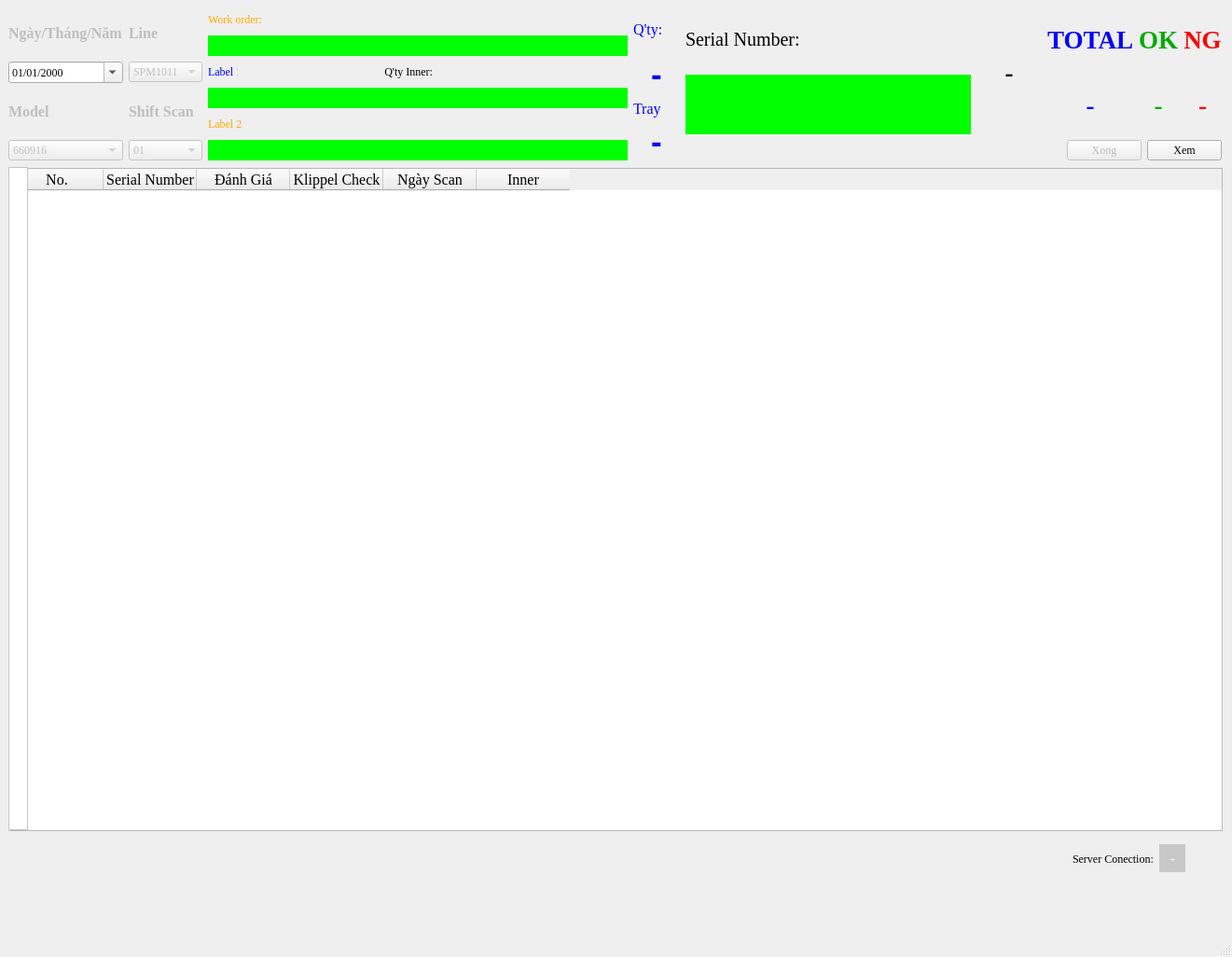
<?xml version="1.0" encoding="UTF-8"?>
<ui version="4.0">
 <class>MainWindow</class>
 <widget class="QMainWindow" name="MainWindow">
  <property name="geometry">
   <rect>
    <x>0</x>
    <y>0</y>
    <width>1321</width>
    <height>1026</height>
   </rect>
  </property>
  <property name="font">
   <font>
    <family>Times New Roman</family>
   </font>
  </property>
  <property name="windowTitle">
   <string>DataGateKeeper</string>
  </property>
  <property name="autoFillBackground">
   <bool>false</bool>
  </property>
  <property name="styleSheet">
   <string notr="true"/>
  </property>
  <widget class="QWidget" name="centralwidget">
   <widget class="QWidget" name="horizontalLayoutWidget_6">
    <property name="geometry">
     <rect>
      <x>9</x>
      <y>10</y>
      <width>1301</width>
      <height>162</height>
     </rect>
    </property>
    <layout class="QHBoxLayout" name="horizontalLayout_6">
     <item>
      <layout class="QHBoxLayout" name="horizontalLayout_3">
       <item>
        <layout class="QGridLayout" name="gridLayout">
         <item row="0" column="1">
          <widget class="QLabel" name="label_2">
           <property name="enabled">
            <bool>false</bool>
           </property>
           <property name="sizePolicy">
            <sizepolicy hsizetype="Minimum" vsizetype="Minimum">
             <horstretch>0</horstretch>
             <verstretch>0</verstretch>
            </sizepolicy>
           </property>
           <property name="font">
            <font>
             <family>Times New Roman</family>
             <pointsize>12</pointsize>
             <weight>75</weight>
             <bold>true</bold>
             <underline>false</underline>
            </font>
           </property>
           <property name="text">
            <string>Line</string>
           </property>
          </widget>
         </item>
         <item row="2" column="1">
          <widget class="QLabel" name="label_4">
           <property name="enabled">
            <bool>false</bool>
           </property>
           <property name="sizePolicy">
            <sizepolicy hsizetype="Minimum" vsizetype="Minimum">
             <horstretch>0</horstretch>
             <verstretch>0</verstretch>
            </sizepolicy>
           </property>
           <property name="font">
            <font>
             <family>Times New Roman</family>
             <pointsize>12</pointsize>
             <weight>75</weight>
             <bold>true</bold>
             <underline>false</underline>
            </font>
           </property>
           <property name="text">
            <string>Shift Scan</string>
           </property>
          </widget>
         </item>
         <item row="2" column="0">
          <widget class="QLabel" name="label_3">
           <property name="enabled">
            <bool>false</bool>
           </property>
           <property name="sizePolicy">
            <sizepolicy hsizetype="Minimum" vsizetype="Minimum">
             <horstretch>0</horstretch>
             <verstretch>0</verstretch>
            </sizepolicy>
           </property>
           <property name="font">
            <font>
             <family>Times New Roman</family>
             <pointsize>12</pointsize>
             <weight>75</weight>
             <bold>true</bold>
             <underline>false</underline>
            </font>
           </property>
           <property name="text">
            <string>Model</string>
           </property>
          </widget>
         </item>
         <item row="0" column="0">
          <widget class="QLabel" name="label">
           <property name="enabled">
            <bool>false</bool>
           </property>
           <property name="sizePolicy">
            <sizepolicy hsizetype="Minimum" vsizetype="Minimum">
             <horstretch>0</horstretch>
             <verstretch>0</verstretch>
            </sizepolicy>
           </property>
           <property name="font">
            <font>
             <family>Times New Roman</family>
             <pointsize>12</pointsize>
             <weight>75</weight>
             <bold>true</bold>
             <underline>false</underline>
            </font>
           </property>
           <property name="text">
            <string>Ngày/Tháng/Năm</string>
           </property>
          </widget>
         </item>
         <item row="3" column="0">
          <widget class="QComboBox" name="modelScan">
           <property name="enabled">
            <bool>false</bool>
           </property>
           <item>
            <property name="text">
             <string>660916</string>
            </property>
           </item>
          </widget>
         </item>
         <item row="3" column="1">
          <widget class="QComboBox" name="shift_scan">
           <property name="enabled">
            <bool>false</bool>
           </property>
           <item>
            <property name="text">
             <string>01</string>
            </property>
           </item>
           <item>
            <property name="text">
             <string>02</string>
            </property>
           </item>
          </widget>
         </item>
         <item row="1" column="1">
          <widget class="QComboBox" name="line">
           <property name="enabled">
            <bool>false</bool>
           </property>
           <item>
            <property name="text">
             <string>SPM1011</string>
            </property>
           </item>
          </widget>
         </item>
         <item row="1" column="0">
          <widget class="QDateEdit" name="dateScan">
           <property name="showGroupSeparator" stdset="0">
            <bool>false</bool>
           </property>
           <property name="displayFormat">
            <string>dd/MM/yyyy</string>
           </property>
           <property name="calendarPopup">
            <bool>true</bool>
           </property>
          </widget>
         </item>
        </layout>
       </item>
       <item>
        <layout class="QVBoxLayout" name="verticalLayout">
         <item>
          <widget class="QLabel" name="label_19">
           <property name="font">
            <font>
             <family>Times New Roman</family>
            </font>
           </property>
           <property name="styleSheet">
            <string notr="true">color: rgb(255, 170, 0);</string>
           </property>
           <property name="text">
            <string>Work order:</string>
           </property>
          </widget>
         </item>
         <item>
          <widget class="QLabel" name="work_order">
           <property name="minimumSize">
            <size>
             <width>450</width>
             <height>0</height>
            </size>
           </property>
           <property name="font">
            <font>
             <pointsize>11</pointsize>
             <weight>75</weight>
             <bold>true</bold>
            </font>
           </property>
           <property name="styleSheet">
            <string notr="true">background-color: rgb(0, 255, 0);
color: rgb(0, 0, 0);</string>
           </property>
           <property name="text">
            <string/>
           </property>
          </widget>
         </item>
         <item>
          <layout class="QHBoxLayout" name="horizontalLayout">
           <item>
            <widget class="QLabel" name="label_5">
             <property name="maximumSize">
              <size>
               <width>32</width>
               <height>16777215</height>
              </size>
             </property>
             <property name="font">
              <font>
               <family>Times New Roman</family>
              </font>
             </property>
             <property name="styleSheet">
              <string notr="true">color: rgb(0, 0, 255);</string>
             </property>
             <property name="text">
              <string>Label 1:</string>
             </property>
            </widget>
           </item>
           <item>
            <widget class="QLabel" name="label_6">
             <property name="text">
              <string>Q'ty Inner:</string>
             </property>
             <property name="alignment">
              <set>Qt::AlignRight|Qt::AlignTrailing|Qt::AlignVCenter</set>
             </property>
            </widget>
           </item>
           <item>
            <widget class="QLabel" name="lb_lot_qty">
             <property name="text">
              <string/>
             </property>
            </widget>
           </item>
          </layout>
         </item>
         <item>
          <widget class="QLabel" name="inner_code">
           <property name="minimumSize">
            <size>
             <width>450</width>
             <height>0</height>
            </size>
           </property>
           <property name="font">
            <font>
             <pointsize>11</pointsize>
             <weight>75</weight>
             <bold>true</bold>
            </font>
           </property>
           <property name="styleSheet">
            <string notr="true">background-color: rgb(0, 255, 0);
color: rgb(0, 0, 0);</string>
           </property>
           <property name="text">
            <string/>
           </property>
          </widget>
         </item>
         <item>
          <layout class="QHBoxLayout" name="horizontalLayout_2">
           <item>
            <widget class="QLabel" name="label_8">
             <property name="font">
              <font>
               <family>Times New Roman</family>
              </font>
             </property>
             <property name="styleSheet">
              <string notr="true">color: rgb(255, 170, 0);</string>
             </property>
             <property name="text">
              <string>Label 2</string>
             </property>
            </widget>
           </item>
          </layout>
         </item>
         <item>
          <widget class="QLabel" name="second_inner_code">
           <property name="minimumSize">
            <size>
             <width>450</width>
             <height>0</height>
            </size>
           </property>
           <property name="font">
            <font>
             <pointsize>11</pointsize>
             <weight>75</weight>
             <bold>true</bold>
            </font>
           </property>
           <property name="styleSheet">
            <string notr="true">background-color: rgb(0, 255, 0);
color: rgb(0, 0, 0);</string>
           </property>
           <property name="text">
            <string/>
           </property>
          </widget>
         </item>
        </layout>
       </item>
       <item>
        <layout class="QVBoxLayout" name="verticalLayout_2">
         <item>
          <widget class="QLabel" name="label_9">
           <property name="font">
            <font>
             <family>Times New Roman</family>
             <pointsize>12</pointsize>
            </font>
           </property>
           <property name="styleSheet">
            <string notr="true">color: rgb(0, 0, 255);</string>
           </property>
           <property name="text">
            <string>Q'ty:</string>
           </property>
          </widget>
         </item>
         <item>
          <widget class="QLabel" name="qty_inner">
           <property name="minimumSize">
            <size>
             <width>50</width>
             <height>0</height>
            </size>
           </property>
           <property name="font">
            <font>
             <family>Tahoma</family>
             <pointsize>26</pointsize>
             <weight>75</weight>
             <bold>true</bold>
            </font>
           </property>
           <property name="styleSheet">
            <string notr="true">color: rgb(0, 0, 255);</string>
           </property>
           <property name="text">
            <string>-</string>
           </property>
           <property name="alignment">
            <set>Qt::AlignCenter</set>
           </property>
          </widget>
         </item>
         <item>
          <layout class="QVBoxLayout" name="verticalLayout_11">
           <item>
            <widget class="QLabel" name="label_13">
             <property name="minimumSize">
              <size>
               <width>50</width>
               <height>0</height>
              </size>
             </property>
             <property name="font">
              <font>
               <family>Times New Roman</family>
               <pointsize>12</pointsize>
              </font>
             </property>
             <property name="styleSheet">
              <string notr="true">color: rgb(0, 0, 255);</string>
             </property>
             <property name="text">
              <string>Tray</string>
             </property>
            </widget>
           </item>
           <item>
            <widget class="QLabel" name="qty_inner_5">
             <property name="minimumSize">
              <size>
               <width>50</width>
               <height>0</height>
              </size>
             </property>
             <property name="font">
              <font>
               <family>Tahoma</family>
               <pointsize>26</pointsize>
               <weight>75</weight>
               <bold>true</bold>
              </font>
             </property>
             <property name="styleSheet">
              <string notr="true">color: rgb(0, 0, 255);</string>
             </property>
             <property name="text">
              <string>-</string>
             </property>
             <property name="alignment">
              <set>Qt::AlignCenter</set>
             </property>
            </widget>
           </item>
          </layout>
         </item>
        </layout>
       </item>
      </layout>
     </item>
     <item>
      <layout class="QVBoxLayout" name="verticalLayout_7">
       <item>
        <layout class="QHBoxLayout" name="horizontalLayout_4">
         <item>
          <layout class="QVBoxLayout" name="verticalLayout_3">
           <item>
            <widget class="QLabel" name="label_7">
             <property name="font">
              <font>
               <pointsize>15</pointsize>
              </font>
             </property>
             <property name="text">
              <string>Serial Number:</string>
             </property>
            </widget>
           </item>
           <item>
            <widget class="QLabel" name="serial_number">
             <property name="sizePolicy">
              <sizepolicy hsizetype="Expanding" vsizetype="Preferred">
               <horstretch>0</horstretch>
               <verstretch>0</verstretch>
              </sizepolicy>
             </property>
             <property name="font">
              <font>
               <pointsize>25</pointsize>
              </font>
             </property>
             <property name="styleSheet">
              <string notr="true">background-color: rgb(0, 255, 0);
color: rgb(0, 0, 0);</string>
             </property>
             <property name="text">
              <string/>
             </property>
             <property name="textFormat">
              <enum>Qt::AutoText</enum>
             </property>
            </widget>
           </item>
          </layout>
         </item>
         <item>
          <widget class="QLabel" name="judgment_label">
           <property name="minimumSize">
            <size>
             <width>70</width>
             <height>70</height>
            </size>
           </property>
           <property name="maximumSize">
            <size>
             <width>70</width>
             <height>70</height>
            </size>
           </property>
           <property name="font">
            <font>
             <family>Times New Roman</family>
             <pointsize>20</pointsize>
             <weight>75</weight>
             <bold>true</bold>
            </font>
           </property>
           <property name="text">
            <string>-</string>
           </property>
           <property name="alignment">
            <set>Qt::AlignCenter</set>
           </property>
          </widget>
         </item>
         <item>
          <layout class="QVBoxLayout" name="verticalLayout_4">
           <item>
            <widget class="QLabel" name="label_14">
             <property name="font">
              <font>
               <family>Times New Roman</family>
               <pointsize>20</pointsize>
               <weight>75</weight>
               <bold>true</bold>
              </font>
             </property>
             <property name="styleSheet">
              <string notr="true">color: rgb(0, 0, 255);</string>
             </property>
             <property name="text">
              <string>TOTAL</string>
             </property>
             <property name="alignment">
              <set>Qt::AlignCenter</set>
             </property>
            </widget>
           </item>
           <item>
            <widget class="QLabel" name="total_today">
             <property name="font">
              <font>
               <family>Times New Roman</family>
               <pointsize>20</pointsize>
               <weight>75</weight>
               <bold>true</bold>
              </font>
             </property>
             <property name="styleSheet">
              <string notr="true">color: rgb(0, 0, 255);</string>
             </property>
             <property name="text">
              <string>-</string>
             </property>
             <property name="alignment">
              <set>Qt::AlignCenter</set>
             </property>
            </widget>
           </item>
          </layout>
         </item>
         <item>
          <layout class="QVBoxLayout" name="verticalLayout_6">
           <item>
            <widget class="QLabel" name="label_17">
             <property name="sizePolicy">
              <sizepolicy hsizetype="Minimum" vsizetype="Preferred">
               <horstretch>0</horstretch>
               <verstretch>0</verstretch>
              </sizepolicy>
             </property>
             <property name="font">
              <font>
               <family>Times New Roman</family>
               <pointsize>20</pointsize>
               <weight>75</weight>
               <bold>true</bold>
              </font>
             </property>
             <property name="styleSheet">
              <string notr="true">color: rgb(0, 170, 0);</string>
             </property>
             <property name="text">
              <string>OK</string>
             </property>
             <property name="alignment">
              <set>Qt::AlignCenter</set>
             </property>
            </widget>
           </item>
           <item>
            <widget class="QLabel" name="ok_today">
             <property name="sizePolicy">
              <sizepolicy hsizetype="Minimum" vsizetype="Preferred">
               <horstretch>0</horstretch>
               <verstretch>0</verstretch>
              </sizepolicy>
             </property>
             <property name="font">
              <font>
               <family>Times New Roman</family>
               <pointsize>20</pointsize>
               <weight>75</weight>
               <bold>true</bold>
              </font>
             </property>
             <property name="styleSheet">
              <string notr="true">color: rgb(0, 170, 0);</string>
             </property>
             <property name="text">
              <string>-</string>
             </property>
             <property name="alignment">
              <set>Qt::AlignCenter</set>
             </property>
            </widget>
           </item>
          </layout>
         </item>
         <item>
          <layout class="QVBoxLayout" name="verticalLayout_5">
           <item>
            <widget class="QLabel" name="label_16">
             <property name="font">
              <font>
               <family>Times New Roman</family>
               <pointsize>20</pointsize>
               <weight>75</weight>
               <bold>true</bold>
              </font>
             </property>
             <property name="styleSheet">
              <string notr="true">color: rgb(255, 0, 0);</string>
             </property>
             <property name="text">
              <string>NG</string>
             </property>
             <property name="alignment">
              <set>Qt::AlignCenter</set>
             </property>
            </widget>
           </item>
           <item>
            <widget class="QLabel" name="ng_today">
             <property name="font">
              <font>
               <family>Times New Roman</family>
               <pointsize>20</pointsize>
               <weight>75</weight>
               <bold>true</bold>
              </font>
             </property>
             <property name="styleSheet">
              <string notr="true">color: rgb(255, 0, 0);</string>
             </property>
             <property name="text">
              <string>-</string>
             </property>
             <property name="alignment">
              <set>Qt::AlignCenter</set>
             </property>
            </widget>
           </item>
          </layout>
         </item>
        </layout>
       </item>
       <item>
        <layout class="QHBoxLayout" name="horizontalLayout_5">
         <item>
          <spacer name="horizontalSpacer">
           <property name="orientation">
            <enum>Qt::Horizontal</enum>
           </property>
           <property name="sizeHint" stdset="0">
            <size>
             <width>40</width>
             <height>20</height>
            </size>
           </property>
          </spacer>
         </item>
         <item>
          <widget class="QPushButton" name="done_button">
           <property name="enabled">
            <bool>false</bool>
           </property>
           <property name="text">
            <string>Xong</string>
           </property>
          </widget>
         </item>
         <item>
          <widget class="QPushButton" name="inspect_button">
           <property name="text">
            <string>Xem</string>
           </property>
          </widget>
         </item>
        </layout>
       </item>
      </layout>
     </item>
    </layout>
   </widget>
   <widget class="QTableWidget" name="result_table">
    <property name="geometry">
     <rect>
      <x>10</x>
      <y>180</y>
      <width>1301</width>
      <height>711</height>
     </rect>
    </property>
    <property name="sizePolicy">
     <sizepolicy hsizetype="Expanding" vsizetype="Expanding">
      <horstretch>0</horstretch>
      <verstretch>0</verstretch>
     </sizepolicy>
    </property>
    <property name="font">
     <font>
      <pointsize>12</pointsize>
     </font>
    </property>
    <property name="mouseTracking">
     <bool>false</bool>
    </property>
    <property name="layoutDirection">
     <enum>Qt::LeftToRight</enum>
    </property>
    <property name="lineWidth">
     <number>3</number>
    </property>
    <property name="editTriggers">
     <set>QAbstractItemView::NoEditTriggers</set>
    </property>
    <property name="rowCount">
     <number>0</number>
    </property>
    <column>
     <property name="text">
      <string>No.</string>
     </property>
    </column>
    <column>
     <property name="text">
      <string>Serial Number</string>
     </property>
    </column>
    <column>
     <property name="text">
      <string>Đánh Giá</string>
     </property>
    </column>
    <column>
     <property name="text">
      <string>Klippel Check</string>
     </property>
    </column>
    <column>
     <property name="text">
      <string>Ngày Scan</string>
     </property>
    </column>
    <column>
     <property name="text">
      <string>Inner</string>
     </property>
    </column>
   </widget>
   <widget class="QWidget" name="horizontalLayoutWidget">
    <property name="geometry">
     <rect>
      <x>1150</x>
      <y>900</y>
      <width>121</width>
      <height>41</height>
     </rect>
    </property>
    <layout class="QHBoxLayout" name="horizontalLayout_7">
     <item>
      <widget class="QLabel" name="label_20">
       <property name="text">
        <string>Server Conection:</string>
       </property>
      </widget>
     </item>
     <item>
      <widget class="QLabel" name="lb_server">
       <property name="maximumSize">
        <size>
         <width>30</width>
         <height>30</height>
        </size>
       </property>
       <property name="font">
        <font>
         <pointsize>11</pointsize>
         <weight>75</weight>
         <bold>true</bold>
        </font>
       </property>
       <property name="styleSheet">
        <string notr="true">background-color: rgb(200, 200, 200);
color: rgb(255, 255, 255);</string>
       </property>
       <property name="text">
        <string>-</string>
       </property>
       <property name="alignment">
        <set>Qt::AlignCenter</set>
       </property>
      </widget>
     </item>
    </layout>
   </widget>
   <widget class="QFrame" name="frame">
    <property name="geometry">
     <rect>
      <x>9</x>
      <y>179</y>
      <width>21</width>
      <height>711</height>
     </rect>
    </property>
    <property name="styleSheet">
     <string notr="true">background-color: rgb(255, 255, 255);</string>
    </property>
    <property name="frameShape">
     <enum>QFrame::StyledPanel</enum>
    </property>
    <property name="frameShadow">
     <enum>QFrame::Raised</enum>
    </property>
   </widget>
  </widget>
  <widget class="QStatusBar" name="statusbar"/>
 </widget>
 <resources/>
 <connections/>
</ui>
